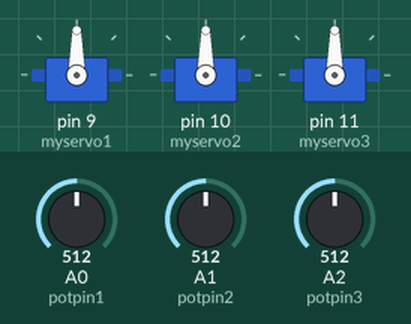
Bench run of a sketch on a simulated Arduino Uno, built with avr-gcc and run on an emulated ATmega328P. Parts: 3 × servo. Inputs (shaded band) come from the test bench; at power-on: A0 (potpin1) = 512, A1 (potpin2) = 512, A2 (potpin3) = 512.

Above: at 1.2 s.
1.3 s: A0 (potpin1) set to 716
At 2.5 s:
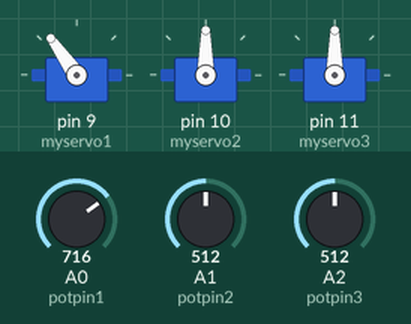
2.8 s: A1 (potpin2) set to 716
At 4.0 s:
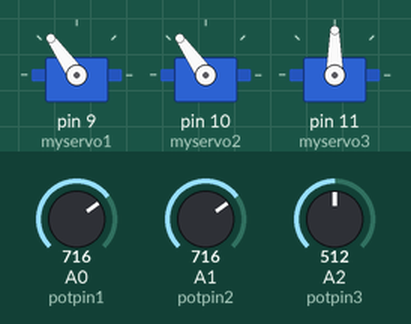
4.3 s: A2 (potpin3) set to 716
At 4.9 s:
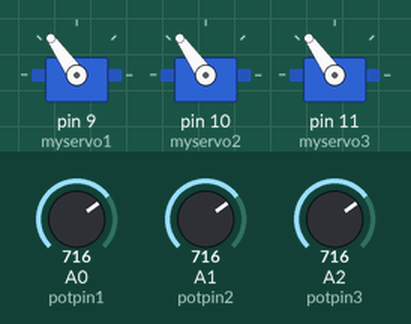
5.8 s: A0 (potpin1) set to 900
At 6.2 s:
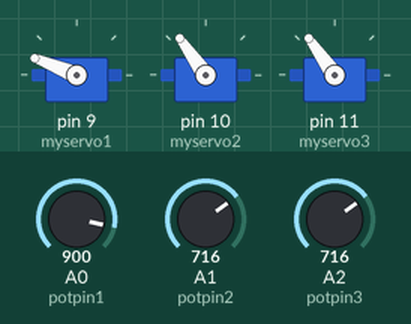
7.3 s: A1 (potpin2) set to 900
At 7.6 s:
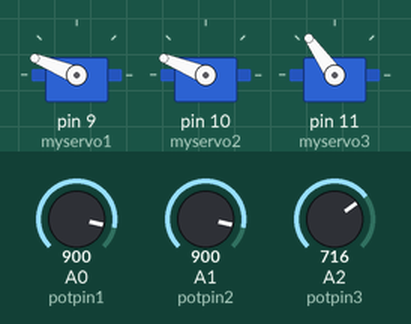
8.8 s: A2 (potpin3) set to 900
At 9.7 s:
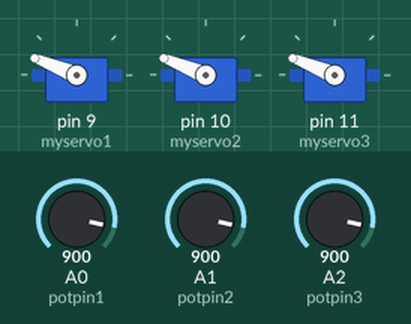
Timing chart, 0 to 11.3 s (numbered marks = the images above; inputs shaded):
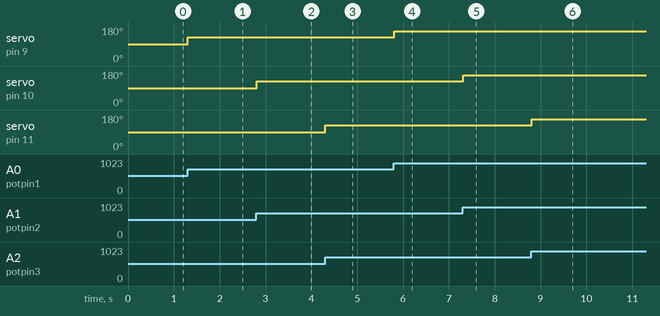

Measured:
- after the input at 1.3 s, servo on pin 9 (myservo1): 90° → 125° at once
- after the input at 2.8 s, servo on pin 10 (myservo2): 90° → 125° at once
- after the input at 4.3 s, servo on pin 11 (myservo3): 90° → 125° at once
- after the input at 5.8 s, servo on pin 9 (myservo1): 125° → 158° at once
- after the input at 7.3 s, servo on pin 10 (myservo2): 125° → 158° at once
- after the input at 8.8 s, servo on pin 11 (myservo3): 125° → 158° at once

The sketch:

3_pot.ino
```cpp
#include <Servo.h>

Servo myservo1;  // create servo object to control a servo*$
Servo myservo2;  // create servo object to control a servo
Servo myservo3;  // create servo object to control a servo
int potpin1 = 0;  // analog pin used to connect the potentiometer
int potpin2 = 1;  // analog pin used to connect the potentiometer
int potpin3 = 2;  // analog pin used to connect the potentiometer
int val1;    // variable to read the value from the analog pin
int val2;    // variable to read the value from the analog pin
int val3;    // variable to read the value from the analog pin

void setup() {
  myservo1.attach(9);  // attaches the servo on pin 9 to the servo object
  myservo2.attach(10);  // attaches the servo on pin 9 to the servo object
  myservo3.attach(11);  // attaches the servo on pin 9 to the servo object

}

void loop() {
  val1 = analogRead(potpin1);            // reads the value of the potentiometer (value between 0 and 1023)
  val1 = map(val1, 0, 1023, 0, 180);     // scale it to use it with the servo (value between 0 and 180)
  myservo1.write(val1);                  // sets the servo position according to the scaled value
  //***********************************************
  val2 = analogRead(potpin2);            // reads the value of the potentiometer (value between 0 and 1023)
  val2 = map(val2, 0, 1023, 0, 180);     // scale it to use it with the servo (value between 0 and 180)
  myservo2.write(val2);                  // sets the servo position according to the scaled value
  //*****************************************
  val3 = analogRead(potpin3);            // reads the value of the potentiometer (value between 0 and 1023)
  val3 = map(val3, 0, 1023, 0, 180);     // scale it to use it with the servo (value between 0 and 180)
  myservo3.write(val3);                  // sets the servo position according to the scaled value
  //**************************************
  delay(15);                           // waits for the servo to get there
}
```
